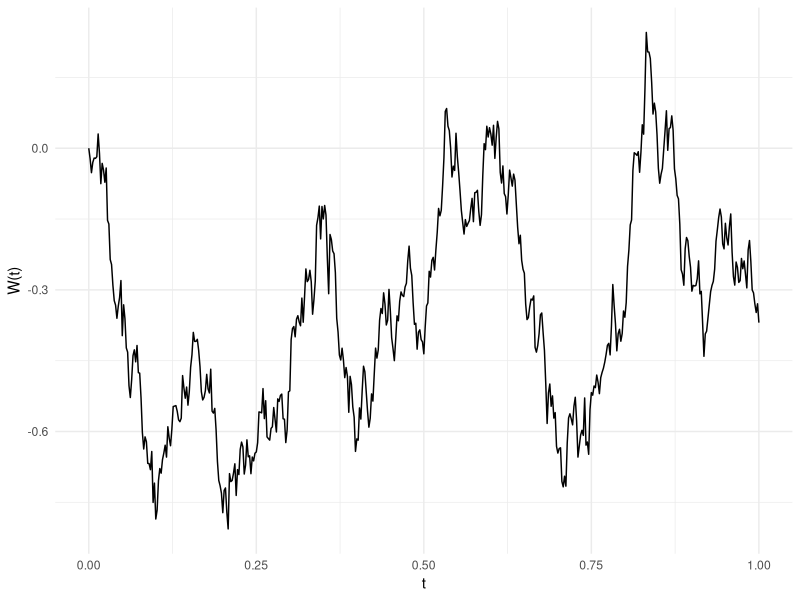
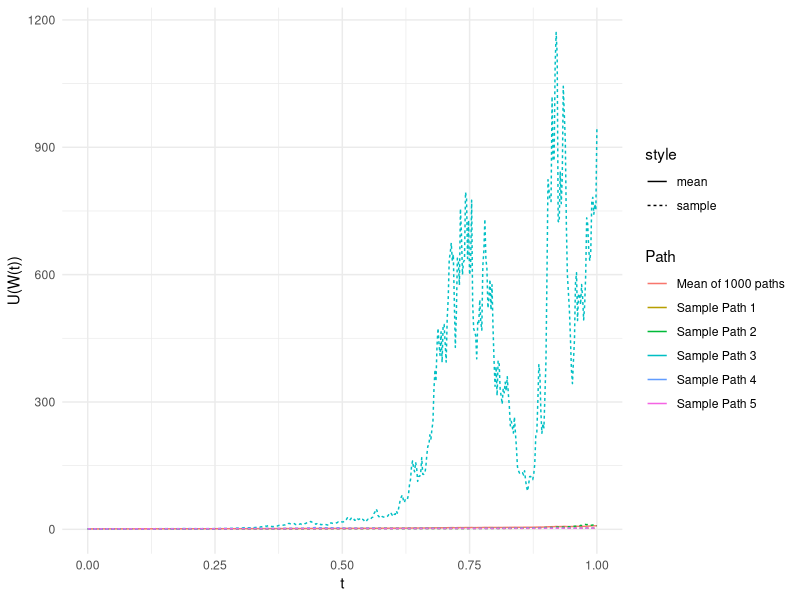
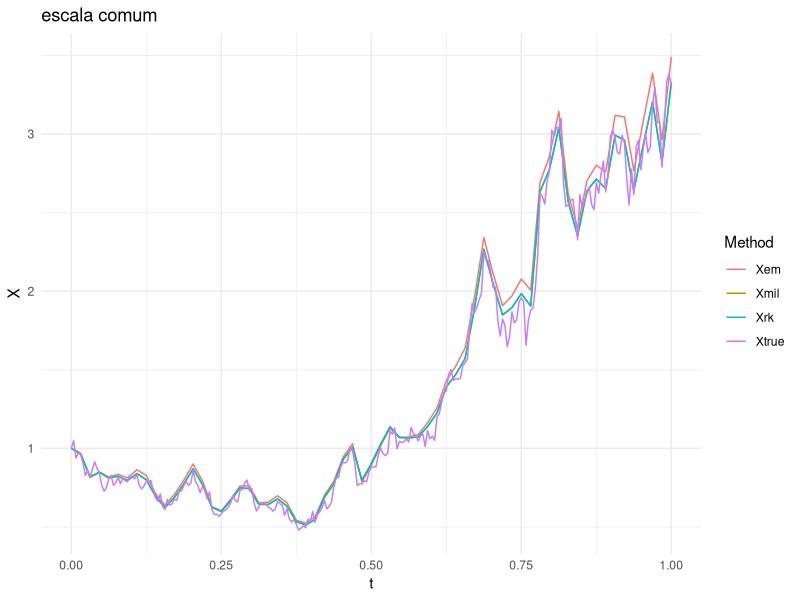
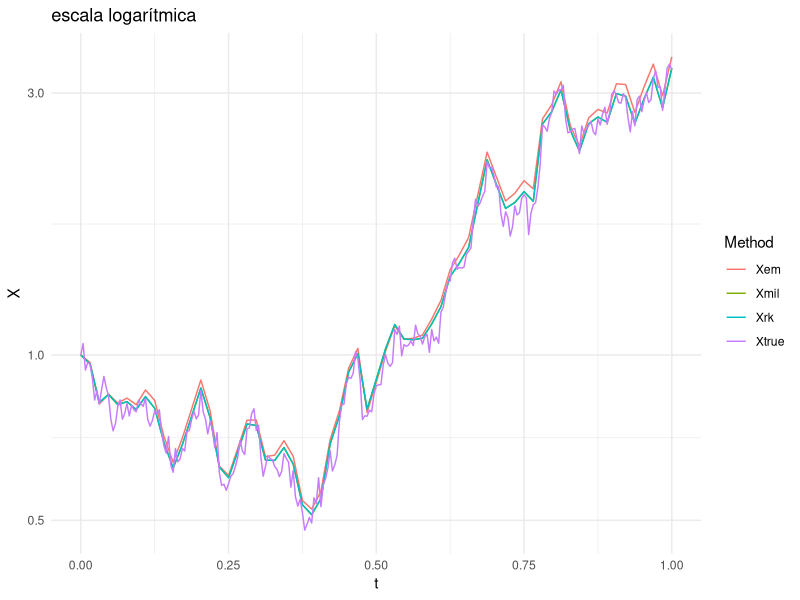

The R source for these figures, in order: (Note: this script raises an error after producing the figures.)
## ---- chunk 1
knitr::opts_chunk$set(echo = TRUE)
## ---- chunk 2
library(tidyverse)
library(magrittr)
library(rlang)
## ---- chunk 3
# generates m brownian paths along t
brownian = function(t, m, d = FALSE) {
  dt = diff(t)
  entries = rep(sqrt(dt), each = m) * rnorm(length(dt) * m)
  dB = matrix(entries, byrow = TRUE, nrow = length(dt))
  if (d) {
    dB
  } else {
    rbind(double(m), apply(dB, 2, cumsum))
  }
}
## ---- chunk 4
t = seq(0, 1, by = 1/500)
W = brownian(t, 1)
data.frame(t = t, W = W) %>%
  ggplot(aes(x = t, y = W)) + geom_path() + ylab("W(t)") +
  theme_minimal()
## ---- chunk 5
t = seq(0, 1, by = 1/500)
m = 1000
W = brownian(t, m)

df = apply(W[, 1:5], 2, function(W) exp(t + W^2/2)) %>% as.data.frame
names(df) = paste0("Sample Path ", 1:5)
df$`Mean of 1000 paths` = apply(W, 2, function(W) exp(t + W^2/2)) %>% rowMeans
df$t = t

df %>% gather(Path, y, -t) %>%
  mutate(style = if_else(startsWith(Path, "Mean"), "mean", "sample")) %>%
  ggplot(aes(x = t, y = y, color = Path, linetype = style)) + geom_path() +
  ylab("U(W(t))") + theme_minimal()
## ---- chunk 6
# generates m integral paths of dX = fdt + gdW along t
# using euler-maruyama method
eulerMaruyama = function(f, g, t, x0, m = NULL, dB = NULL) {
  dt = diff(t)
  
  if (is.null(dB)) {
    dB = brownian(t, m, d = TRUE)
  }
  
  X = rbind(x0, dB)
  
  for (i in 1:length(dt)) {
    X[i+1,] = X[i,] + f(t[i], X[i,])*dt[i] + g(t[i], X[i,])*dB[i,] 
  }
  
  X
}

# weak euler-maruyama: uses dX
weakEM = function(f, g, t, x0, m = NULL, dB = NULL) {
  dt = diff(t)
  
  if (is.null(dB)) {
    dB = brownian(t, m, d = TRUE)
  }
  
  X = rbind(x0, dB)
  
  for (i in 1:length(dt)) {
    X[i+1,] = X[i,] + f(t[i], X[i,])*dt[i] + g(t[i], X[i,])*sqrt(dt[i])*sign(dB[i,]) 
  }
  
  X
}


# generates m integral paths of dX = fdt + gdW along t
# using milstein's method
milstein = function(f, g, gx, t, x0, m = NULL, dB = NULL) {
  dt = diff(t)
  
  if (is.null(dB)) {
    dB = brownian(t, m, d = TRUE)
  }
  
  X = rbind(x0, dB)
  
  for (i in 1:length(dt)) {
    X[i+1,] = X[i,] + f(t[i], X[i,])*dt[i] + g(t[i], X[i,])*dB[i,] +
      .5*g(t[i], X[i,])*gx(t[i], X[i,])*(dB[i,]*dB[i,] - dt[i])
  }
  
  X
}

# generates m integral paths of dX = fdt + gdW along t
# using strong order 1 runge-kutta
stochasticRK = function(f, g, t, x0, m = NULL, dB = NULL) {
  dt = diff(t)
  
  if (is.null(dB)) {
    dB = brownian(t, m, d = TRUE)
  }
  
  X = rbind(x0, dB)
  
  for (i in 1:length(dt)) {
    gi = g(t[i], X[i,])
    X[i+1,] = X[i,] + f(t[i], X[i,])*dt[i] + gi*dB[i,] +
      .5*(g(t[i], X[i,] + gi*sqrt(dt[i])) - gi)*(dB[i,]*dB[i,] - dt[i]) / sqrt(dt[i])
  }
  
  X
}
## ---- chunk 7
lambda = 2
mu = 1
X0 = 1
t = seq(0, 1, by = 2^(-8))
f = function(t, X) lambda*X
g = function(t, X) mu*X
gx = function(t, X) mu

sumeach = function(x, n) {
  matrix(x, byrow = TRUE, ncol = n) %>% rowSums()
}

W = brownian(t, 1)
dW = diff(W)
Xtrue = X0 * exp((lambda - mu*mu/2)*t + mu*W)

t2 = seq(0, 1, by = 2^(-6))
Xem = eulerMaruyama(f, g, t2, X0, dB = matrix(sumeach(dW, 4), ncol = 1))
Xwem = weakEM(f, g, t2, X0, dB = matrix(sumeach(dW, 4), ncol = 1))
Xmil = milstein(f, g, gx, t2, X0, dB = matrix(sumeach(dW, 4), ncol = 1))
Xrk = stochasticRK(f, g, t2, X0, dB = matrix(sumeach(dW, 4), ncol = 1))

left_join(data.frame(t, Xtrue), data.frame(t = t2, Xem, Xmil, Xrk)) %>%
  gather(Method, y, -t) %>%
  filter(!is.na(y)) %>%
  ggplot(aes(x = t, y = y, color = Method)) + geom_path() +
  ylab("X") + theme_minimal() +
  ggtitle("escala comum")

left_join(data.frame(t, Xtrue), data.frame(t = t2, Xem, Xmil, Xrk)) %>%
  gather(Method, y, -t) %>%
  filter(!is.na(y)) %>%
  ggplot(aes(x = t, y = y, color = Method)) + geom_path() +
  scale_y_continuous(trans = "log10") +
  ylab("X") + theme_minimal() +
  ggtitle("escala logarítmica")
## ---- chunk 8
t = seq(0, 1, by = 2^(-9))
m = 50000
dW = brownian(t, m, d = TRUE)
W = rbind(double(m), apply(dW, 2, cumsum))
Xtrue = X0 * exp((lambda - mu*mu/2)*t + mu*W)
  
# gera uma lista de runs de tamanhos 512 x 1000, 256 x 1000, ..., 32 x 1000 
# a partir dos mesmos runs dW 512 x 1000
dWs = map(1:5, function(i) {
  apply(dW, 2, partial(sumeach, n = 2^(i - 1)))
})
## ---- chunk 9
tb = map_dfr(1:5, function(i) {
  dt = 2^(i-10)
  t = seq(0, 1, by = dt)
  Xem = eulerMaruyama(f, g, t, X0, dB = dWs[[i]])
  Xwem = weakEM(f, g, t, X0, dB = dWs[[i]])
  Xmil = milstein(f, g, gx, t, X0, dB = dWs[[i]])
  Xrk = stochasticRK(f, g, t, X0, dB = dWs[[i]])
  
  data.frame(
    dt = dt,
    em.strong = mean(abs(tail(Xtrue, 1) - tail(Xem, 1))),
    em.weak = abs(exp(lambda) - mean(tail(Xem, 1))),
    wem.strong = mean(abs(tail(Xtrue, 1) - tail(Xwem, 1))),
    wem.weak = abs(exp(lambda) - mean(tail(Xwem, 1))),
    mil.strong = mean(abs(tail(Xtrue, 1) - tail(Xmil, 1))),
    mil.weak = abs(exp(lambda) - mean(tail(Xmil, 1))),
    rk.strong = mean(abs(tail(Xtrue, 1) - tail(Xrk, 1))),
    rk.weak = abs(exp(lambda) - mean(tail(Xrk, 1)))
  )
}) %>% 
  gather(type, err, -dt) %>%
  group_by(type) %>%
  mutate(
    b = coef(lm(log(err) ~ log(dt)))[1], 
    a = coef(lm(log(err) ~ log(dt)))[2],
    err_hat = exp(b)*dt^a
  )

  ggplot(tb) + theme_minimal() + scale_x_continuous(trans = "log10") + 
  scale_y_continuous(trans = "log10") + 
  geom_point(aes(x = dt, y = err)) + 
  geom_path(aes(x = dt, y = err_hat), linetype = "dashed") +
  geom_path(aes(x = dt, 
                y = case_when(
                  type == "em.strong" ~ dt^.5, 
                  type == "wem.strong" ~ 1,
                  TRUE ~ dt
                )), 
            color = "red", linetype = "dashed") +
  facet_wrap(~ type)
## ---- chunk 10
T = 20
dts = c(.25, .5, 1)
m = 50000

lambda = -3
mu = sqrt(3)
X0 = 1
f = function(t, X) lambda*X
g = function(t, X) mu*X

map(dts, function(dt) {
  t = seq(0, T, dt)
  data.frame(t = t) %>%
    mutate(!!sym(paste0("dt = ", dt)) := rowMeans(eulerMaruyama(f, g, t, X0, m)^2))
}) %>% 
  reduce(left_join) %>%
  gather(run, y, -t) %>%
  filter(!is.na(y)) %>%
  ggplot(aes(x = t, y = y, color = run)) + geom_path() +
  ylab("E[X²]") + theme_minimal() + scale_y_continuous(trans = "log10") +
  ggtitle("Mean square: lambda = -3, mu = sqrt(3)")
  
## ---- chunk 11
T = 500
dts = c(.25, .5, 1)
m = 1

lambda = .5
mu = sqrt(6)
X0 = 1
f = function(t, X) lambda*X
g = function(t, X) mu*X

map(dts, function(dt) {
  t = seq(0, T, dt)
  data.frame(t = t) %>%
    mutate(!!sym(paste0("dt = ", dt)) := as.vector(abs(eulerMaruyama(f, g, t, X0, m))))
}) %>% 
  reduce(left_join) %>%
  gather(run, y, -t) %>%
  filter(!is.na(y)) %>%
  ggplot(aes(x = t, y = y, color = run)) + geom_path() +
  ylab("|X|") + theme_minimal() + scale_y_continuous(trans = "log10") +
  ggtitle("Single Path: lambda = .5, mu = sqrt(6)")
  
## ---- chunk 12
alpha = 2
beta = 1
t = seq(0, 1, by = 1/200)
dW = brownian(t, 1, d = TRUE)
X0 = 1

f1 = function(t, X) alpha - X
g1 = function(t, X) beta * sqrt(X)

f2 = function(t, V) (4*alpha - beta^2)/(8*V) - .5*V
g2 = function(t, V) .5*beta

direct = sqrt(eulerMaruyama(f1, g1, t, X0, dB = dW))
chainrule = eulerMaruyama(f2, g2, t, X0, dB = dW)

bind_rows(
  data.frame(t = t, method = "Direct Solution", y = direct),
  data.frame(t = t, method = "Chain Rule SDE", y = chainrule)
) %>%
  ggplot(aes(x = t, y = y, color = method)) + geom_path() +
  ylab("V(X)") + theme_minimal()

print(paste0("Diferença máxima: ", max(abs(direct - chainrule))))
